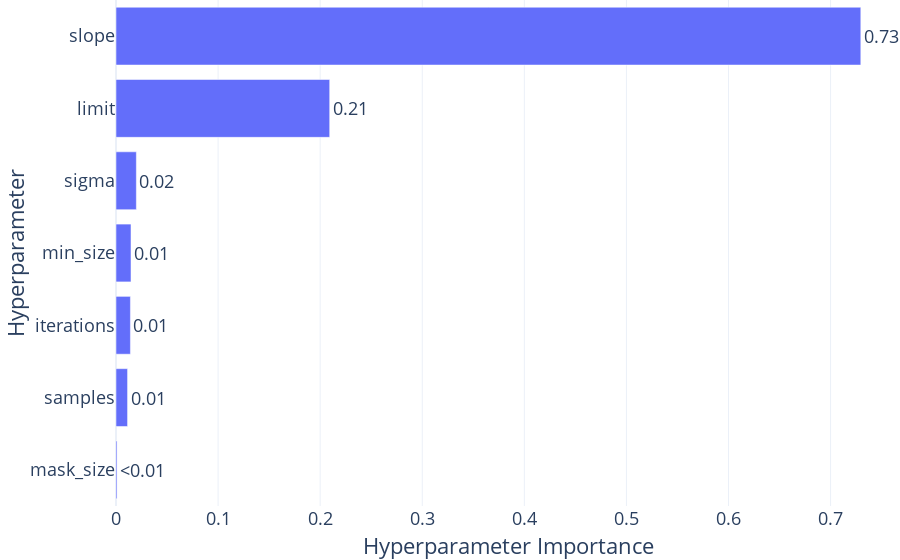

Notebook code for this chart:
### Code cell
from optuna.importance import FanovaImportanceEvaluator
from optuna.visualization import plot_param_importances

fig = plot_param_importances(study, evaluator=FanovaImportanceEvaluator())

fig.update_layout(
    template="plotly_white",
    margin=dict(l=0, r=0, t=0, b=0),
    title=None,
    font=dict(size=18),
)

fig.show()

### Figure 1 — Plotly figure (JSON) as saved in the notebook; plotly's stock layout.template omitted (floating-point values rounded to 4 significant figures)
{"data": [{"cliponaxis": false, "hovertemplate": ["mask_size (IntDistribution): 0.0010163096535270374<extra></extra>", "samples (IntDistribution): 0.011321028281953475<extra></extra>", "iterations (IntDistribution): 0.014128680658169931<extra></extra>", "min_size (IntDistribution): 0.014685101375643132<extra></extra>", "sigma (FloatDistribution): 0.019931608044702405<extra></extra>", "limit (IntDistribution): 0.20932303519588438<extra></extra>", "slope (IntDistribution): 0.7295942367901196<extra></extra>"], "name": "Objective Value", "orientation": "h", "text": ["<0.01", "0.01", "0.01", "0.01", "0.02", "0.21", "0.73"], "textposition": "outside", "type": "bar", "x": [0.001016, 0.01132, 0.01413, 0.01469, 0.01993, 0.2093, 0.7296], "y": ["mask_size", "samples", "iterations", "min_size", "sigma", "limit", "slope"]}], "layout": {"font": {"size": 18}, "margin": {"b": 0, "l": 0, "r": 0, "t": 0}, "title": {}, "xaxis": {"title": {"text": "Hyperparameter Importance"}}, "yaxis": {"title": {"text": "Hyperparameter"}}}}
